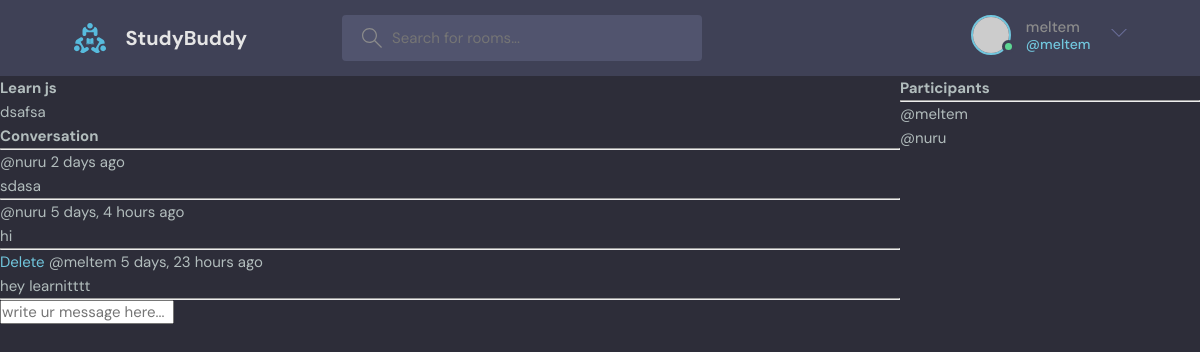
/1/ (signed in), run on the app's committed database.
### base/models.py (models this page shows, shortened)
class Room(models.Model):
    host = models.ForeignKey(User,on_delete=models.SET_NULL,null=True)
    topic = models.ForeignKey(Topic,on_delete=models.SET_NULL,null=True)
    name =models.CharField(max_length=200)
    description = models.TextField(null=True,blank=True)
    participants = models.ManyToManyField(User,related_name="participants"
    ,blank=True)
    updated = models.DateTimeField(auto_now=True)
    created = models.DateTimeField(auto_now_add=True)
    class Meta:
        ordering=["-updated", "-created"]

class Message(models.Model):
    user = models.ForeignKey(User,on_delete=models.CASCADE)
    room = models.ForeignKey(Room,on_delete=models.CASCADE)
    body = models.TextField()
    updated = models.DateTimeField(auto_now=True)
    created = models.DateTimeField(auto_now_add=True)
    class Meta:
        ordering=["-updated", "-created"]

### base/views.py (the view, shortened to what this page needs)
# urls.py: path("<str:pk>/",views.room,name="room"),
def room(request,pk):
    room = Room.objects.get(id=pk)
    room_messages = room.message_set.all().order_by("-created")
    participants = room.participants.all()
    context ={"room" : room,"room_messages":room_messages,"participants" : participants}
    return render(request,"room.html",context)

### base/templates/room.html (shortened to what this page needs)
{% extends "main.html" %}
{% block content %}
<div class="room-container">
    <div>
<h1>{{room.name}}</h1>
<p>{{room.description}}</p>
<div class="comment-wrapper">
    <h3>Conversation</h3>
    <hr>
    {% for message in room_messages %}
    <div>
        {% if request.user ==  message.user %}
        <a href="{% url 'delete-message' message.id %}">Delete</a>
       {% endif %}
        <small>@{{message.user}} {{message.created|timesince}} ago</small>
       <p>{{message.body}}</p>
       <hr>
    </div>
    {% endfor %}
</div>
{% if request.user.is_authenticated %}
<div class="comment-form">
    <form method="POST" action="">
        <input type="text" name="body" placeholder="write ur message here...">
    </form>
</div>
{% endif %}
</div>
   <div>
    <h3>Participants</h3>
    <hr>
    {% for user in participants%}
    <div>
      <p>@{{user.username}}</p>
    </div>
    {% endfor %}
   </div>
</div>
{% endblock content %}

### templates/navbar.html (shortened to what this page needs)
{% load static %}
<header class="header header--loggedIn">
    <div class="container">
      <a href="{% url 'home' %}" class="header__logo">
        <img src="{% static 'images/logo.svg' %}" />
        <h1>StudyBuddy</h1>
      </a>
      <form class="header__search" method="GET" action="{% url 'home' %}">
        <label>
          <input name="q" placeholder="Search for rooms..." />
        </label>
      </form>
      <nav class="header__menu">
        {% if request.user.is_authenticated %}
        <div class="header__user">
          <a href="profile.html">
            <div class="avatar avatar--medium active">
              <img src="https://randomuser.me/api/portraits/men/37.jpg" />
            </div>
            <p>{{request.user.username}} <span>@{{request.user.username}}</span></p>
          </a>
          <button class="dropdown-button">
            <svg version="1.1" xmlns="http://www.w3.org/2000/svg" width="32" height="32" viewBox="0 0 32 32">
              <title>chevron-down</title>
              <path d="M16 21l-13-13h-3l16 16 16-16h-3l-13 13z"></path>
            </svg>
          </button>
        </div>
        {% else %}
         <a href="{% url 'login' %}">
          <img src="{% static 'images/avatar.svg' %} "/>
          <p>Login</p>
        </a>
        {% endif %}
      </nav>
    </div>
  </header>

### static/styles/style.css (style rules this page uses)
:root { --color-main: #71c6dd; --color-main-light: #e1f6fb; --color-dark: #3f4156; --color-dark-medium: #51546e; --color-dark-light: #696d97; --color-light: #e5e5e5; --color-gray: #8b8b8b; --color-light-gray: #b2bdbd; --color-bg: #2d2d39; --color-success: #5dd693; --color-error: #fc4b0b; }
* { font-family: "DM Sans", -apple-system, BlinkMacSystemFont, "Segoe UI", Roboto, Oxygen, Ubuntu, Cantarell, "Open Sans", "Helvetica Neue", sans-serif; margin: 0; padding: 0; box-sizing: border-box; text-rendering: optimizeLegibility; font-size: inherit; }
html { font-size: 56.25%; }
@media only screen and (min-width: 1200px) { html { font-size: 62.5%; } }
body { line-height: 1.6; font-weight: 400; font-size: 1.5rem; color: var(--color-light-gray); background-color: var(--color-bg); min-height: 100vh; }
img { width: 100%; }
a { display: inline-block; color: var(--color-main); text-decoration: none; }
.container { max-width: 120rem; width: 90%; margin: auto; }
.avatar { position: relative; display: inline-block; border-radius: 50%; border: 2px solid var(--color-main); }
.avatar img { display: block; border-radius: 50%; object-fit: cover; object-position: center; }
.avatar::after { content: ""; display: block; position: absolute; background-color: var(--color-gray); z-index: 111; border-radius: 50%; border: 0.3rem solid var(--color-dark); }
.avatar.active::after { background-color: var(--color-success); }
.avatar.avatar--medium img { width: 3.6rem; height: 3.6rem; border-radius: 50%; }
.avatar.avatar--medium:after { width: 0.7rem; height: 0.7rem; bottom: 0px; right: -6px; }
.header { padding: 1.5rem; background-color: var(--color-dark); }
.header > .container { display: flex; gap: 9.5rem; }
.header__logo, .header__user { display: flex; gap: 2rem; align-items: center; }
.header__logo > img { height: 3.2rem; width: 3.2rem; }
.header__logo > h1 { font-weight: 700; font-size: 2rem; color: var(--color-light); }
.header__search > label { background-color: var(--color-dark-medium); padding: 1.3rem 1rem; display: flex; align-items: center; gap: 1rem; border-radius: 4px; }
.header__search svg { fill: var(--color-gray); width: 2rem; height: 2rem; margin-left: 1rem; }
.header__search input { width: 30rem; background: transparent; border: none; outline: none; color: var(--color-light); }
.header__menu { margin-left: auto; position: relative; }
.header__menu a { display: flex; gap: 1.5rem; align-items: center; font-weight: 500; text-decoration: none; color: var(--color-gray); }
.header__menu img { height: 3.6rem; }
.header__menu p { line-height: 1.2; }
.header__menu span { color: var(--color-main); font-weight: 500; font-size: 1.4rem; display: block; }
.header__menu svg { width: 1.6rem; height: 1.6rem; fill: var(--color-dark-light); }
.dropdown-button { background: transparent; border: 0; outline: 0; cursor: pointer; }

### base/templates/room.html (style rules this page uses)
.room-container { display: grid; grid-template-columns: 3fr 1fr; }

### data on the page
Room: name "Learn js", description "dsafsa"
Message: user "nuru", created "2 days", body "sdasa"
Message: user "nuru", created "5 days, 4 hours", body "hi"
Message: shows "Delete", user "meltem", created "5 days, 23 hours", body "hey learnitttt"

### other printed values
{{ request.user.username }} "meltem"
{{ user.username }} "meltem"
{{ user.username }} "nuru"
